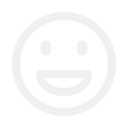

The Python source for this figure:
#!/usr/bin/env python3
import sys
import os
import shutil
import subprocess
import unicodedata
from pathlib import Path
from datetime import datetime

from PyQt6.QtWidgets import (
    QApplication, QWidget, QVBoxLayout, QHBoxLayout, QLineEdit, QPushButton,
    QListWidget, QListWidgetItem, QSystemTrayIcon, QMenu, QLabel, QSlider, QMessageBox
)
from PyQt6.QtCore import Qt, QSize, QThread, pyqtSignal, QTimer, QBuffer, QIODevice, QUrl, QSettings
from PyQt6.QtGui import (
    QIcon, QPixmap, QImage, QImageReader, QDesktopServices
)

# Dynamic Pictures Directory (Supports English and Turkish locales)
HOME = Path.home()
PICTURES_DIR = HOME / "Pictures"
if not PICTURES_DIR.exists() and (HOME / "Resimler").exists():
    PICTURES_DIR = HOME / "Resimler"

LOCAL_MEME_DIR = PICTURES_DIR / "memes"
OLD_MEME_DIR = HOME / "Memes"

if OLD_MEME_DIR.exists() and not LOCAL_MEME_DIR.exists():
    LOCAL_MEME_DIR.parent.mkdir(parents=True, exist_ok=True)
    shutil.move(str(OLD_MEME_DIR), str(LOCAL_MEME_DIR))

LOCAL_MEME_DIR.mkdir(parents=True, exist_ok=True)

SUPPORTED_EXTS = {".png", ".jpg", ".jpeg", ".gif", ".webp"}
ICON_PATH = Path(__file__).resolve().parent / "meme-picker.svg"

SVG_CONTENT = """<svg xmlns="http://www.w3.org/2000/svg" viewBox="0 0 128 128" width="128" height="128">
  <circle cx="64" cy="64" r="48" fill="none" stroke="#eff0f1" stroke-width="8" stroke-linecap="round"/>
  <ellipse cx="46" cy="48" rx="5.5" ry="7.5" fill="#eff0f1"/>
  <ellipse cx="82" cy="48" rx="5.5" ry="7.5" fill="#eff0f1"/>
  <path d="M 40 74 L 88 74 C 88 98 40 98 40 74 Z" fill="none" stroke="#eff0f1" stroke-width="8" stroke-linecap="round" stroke-linejoin="round"/>
</svg>"""

def get_app_icon() -> QIcon:
    if not ICON_PATH.exists():
        ICON_PATH.parent.mkdir(parents=True, exist_ok=True)
        ICON_PATH.write_text(SVG_CONTENT)
    return QIcon(str(ICON_PATH))

def normalize_text(text: str) -> str:
    tr_map = str.maketrans({
        "İ": "i", "I": "i", "ı": "i",
        "Ş": "s", "ş": "s",
        "Ğ": "g", "ğ": "g",
        "Ü": "u", "ü": "u",
        "Ö": "o", "ö": "o",
        "Ç": "c", "ç": "c"
    })
    cleaned = text.translate(tr_map).lower()
    # Normalize unicode accents
    return "".join(c for c in unicodedata.normalize("NFD", cleaned) if unicodedata.category(c) != "Mn")

def format_to_3_lines(text: str, chars_per_line: int = 18) -> str:
    words = text.strip().split()
    if not words:
        return ""

    lines = []
    cur_line = []
    cur_len = 0

    for w in words:
        w_len = len(w)
        add_len = w_len + (1 if cur_line else 0)

        if cur_len + add_len <= chars_per_line:
            cur_line.append(w)
            cur_len += add_len
        else:
            if cur_line:
                lines.append(" ".join(cur_line))
            else:
                lines.append(w[:chars_per_line])
                w = w[chars_per_line:]
            cur_line = [w] if w else []
            cur_len = len(w)

            if len(lines) == 3:
                break

    if cur_line and len(lines) < 3:
        lines.append(" ".join(cur_line))

    used_words = sum(len(l.split()) for l in lines)
    if used_words < len(words) or len(lines) > 3:
        lines = lines[:3]
        if lines:
            lines[-1] = lines[-1].rstrip(". ") + "..."

    return "\n".join(lines[:3])

class BiSyncWorker(QThread):
    sync_finished = pyqtSignal(bool, str)

    def run(self):
        if not shutil.which("rclone"):
            self.sync_finished.emit(False, "rclone missing")
            return

        try:
            cmd = [
                "rclone", "bisync",
                "icloud:memes", str(LOCAL_MEME_DIR),
                "--resilient",
                "--conflict-resolve", "newer",
                "--create-empty-src-dirs"
            ]
            proc = subprocess.run(cmd, capture_output=True, text=True)

            if proc.returncode != 0:
                cmd_resync = cmd + ["--resync"]
                proc = subprocess.run(cmd_resync, capture_output=True, text=True)

            if proc.returncode == 0:
                self.sync_finished.emit(True, "Synced")
            else:
                err_snippet = proc.stderr.strip().splitlines()[-1] if proc.stderr else "Sync Error"
                self.sync_finished.emit(False, err_snippet[:30])
        except Exception as e:
            self.sync_finished.emit(False, str(e)[:30])

class ProcessWatcher(QThread):
    watcher_done = pyqtSignal()

    def __init__(self, proc):
        super().__init__()
        self.proc = proc

    def run(self):
        self.proc.wait()
        self.watcher_done.emit()

class ThumbnailLoader(QThread):
    thumb_ready = pyqtSignal(str, QPixmap)

    def __init__(self, paths):
        super().__init__()
        self.paths = paths
        self.is_running = True

    def run(self):
        for path in self.paths:
            if not self.is_running:
                break
            reader = QImageReader(str(path))
            reader.setScaledSize(QSize(240, 210))
            img = reader.read()
            if not img.isNull():
                pix = QPixmap.fromImage(img)
                self.thumb_ready.emit(str(path), pix)

    def stop(self):
        self.is_running = False

class MemePicker(QWidget):
    def __init__(self):
        super().__init__()
        self.setWindowTitle("Meme Picker")
        self.settings = QSettings("MemePicker", "MemeFinder")

        self.item_map = {}
        self.thumb_worker = None
        self.sync_worker = None
        self.auth_watcher = None
        self.last_sync_time = ""
        self.last_sync_msg = "Syncing..."

        self.view_mode = self.settings.value("view_mode", "grid")

        app_icon = get_app_icon()
        self.setWindowIcon(app_icon)

        layout = QVBoxLayout(self)
        layout.setContentsMargins(14, 14, 14, 14)
        layout.setSpacing(10)

        # Top Bar
        top_layout = QHBoxLayout()
        top_layout.setSpacing(8)

        self.search_bar = QLineEdit()
        self.search_bar.setPlaceholderText("Search memes...")
        self.search_bar.setStyleSheet("""
            QLineEdit {
                padding: 8px 12px;
                border-radius: 8px;
                font-size: 14px;
                background: rgba(255, 255, 255, 0.08);
                border: 1px solid rgba(255, 255, 255, 0.05);
                color: #ffffff;
            }
            QLineEdit:focus { border: 1px solid #3daee9; }
        """)
        self.search_bar.textChanged.connect(self.filter_memes)
        top_layout.addWidget(self.search_bar, stretch=1)

        self.auth_btn = QPushButton()
        key_icon = QIcon.fromTheme("dialog-password")
        if not key_icon.isNull():
            self.auth_btn.setIcon(key_icon)
        else:
            self.auth_btn.setText("🔑")
        self.auth_btn.setToolTip("Reconnect iCloud Session (2FA Auth)")
        self.auth_btn.setCursor(Qt.CursorShape.PointingHandCursor)
        self.auth_btn.setStyleSheet("""
            QPushButton {
                padding: 8px 12px;
                border-radius: 8px;
                background: rgba(255, 255, 255, 0.08);
                border: none;
            }
            QPushButton:hover { background: rgba(255, 255, 255, 0.16); }
        """)
        self.auth_btn.clicked.connect(self.reconnect_session)
        top_layout.addWidget(self.auth_btn)

        self.folder_btn = QPushButton()
        folder_icon = QIcon.fromTheme("folder-open")
        if not folder_icon.isNull():
            self.folder_btn.setIcon(folder_icon)
        else:
            self.folder_btn.setText("📁")
        self.folder_btn.setToolTip("Open Local Folder")
        self.folder_btn.setCursor(Qt.CursorShape.PointingHandCursor)
        self.folder_btn.setStyleSheet("""
            QPushButton {
                padding: 8px 12px;
                border-radius: 8px;
                background: rgba(255, 255, 255, 0.08);
                border: none;
            }
            QPushButton:hover { background: rgba(255, 255, 255, 0.16); }
        """)
        self.folder_btn.clicked.connect(self.open_meme_folder)
        top_layout.addWidget(self.folder_btn)

        self.refresh_btn = QPushButton()
        refresh_icon = QIcon.fromTheme("view-refresh")
        if not refresh_icon.isNull():
            self.refresh_btn.setIcon(refresh_icon)
        else:
            self.refresh_btn.setText("🔄")
        self.refresh_btn.setToolTip("Sync Cloud")
        self.refresh_btn.setCursor(Qt.CursorShape.PointingHandCursor)
        self.refresh_btn.setStyleSheet("""
            QPushButton {
                padding: 8px 12px;
                border-radius: 8px;
                background: rgba(255, 255, 255, 0.08);
                border: none;
            }
            QPushButton:hover { background: rgba(255, 255, 255, 0.16); }
        """)
        self.refresh_btn.clicked.connect(self.start_sync)
        top_layout.addWidget(self.refresh_btn)

        layout.addLayout(top_layout)

        # List / Grid Area
        self.list_widget = QListWidget()
        self.list_widget.setResizeMode(QListWidget.ResizeMode.Adjust)
        self.list_widget.setMovement(QListWidget.Movement.Static)
        self.list_widget.setVerticalScrollMode(QListWidget.ScrollMode.ScrollPerPixel)
        self.list_widget.verticalScrollBar().setSingleStep(25)
        self.list_widget.setHorizontalScrollBarPolicy(Qt.ScrollBarPolicy.ScrollBarAlwaysOff)

        self.list_widget.setStyleSheet("""
            QListWidget {
                border: none;
                background: transparent;
            }
            QCornerWidget {
                background: transparent;
            }
            QListWidget::item {
                background: rgba(255, 255, 255, 0.04);
                border-radius: 10px;
                padding: 6px;
                margin: 4px;
                border: 1px solid rgba(255, 255, 255, 0.03);
                color: #eff0f1;
            }
            QListWidget::item:hover {
                background: rgba(255, 255, 255, 0.09);
                border: 1px solid rgba(255, 255, 255, 0.12);
                color: #ffffff;
            }
            QListWidget::item:selected {
                background: rgba(61, 174, 233, 0.22);
                border: 1px solid #3daee9;
                color: #ffffff;
            }
        """)
        self.list_widget.itemDoubleClicked.connect(self.copy_and_hide)
        self.list_widget.setContextMenuPolicy(Qt.ContextMenuPolicy.CustomContextMenu)
        self.list_widget.customContextMenuRequested.connect(self.show_context_menu)
        layout.addWidget(self.list_widget)

        # Bottom Bar (Status + View Toggle + Zoom Slider)
        bottom_layout = QHBoxLayout()
        bottom_layout.setContentsMargins(2, 0, 2, 0)
        bottom_layout.setSpacing(6)

        self.status_label = QLabel()
        self.status_label.setStyleSheet("color: #8a8a8a; font-size: 11px;")
        bottom_layout.addWidget(self.status_label, stretch=1)

        self.view_btn = QPushButton()
        self.view_btn.setFixedSize(26, 22)
        self.view_btn.setCursor(Qt.CursorShape.PointingHandCursor)
        self.view_btn.setStyleSheet("""
            QPushButton {
                background: rgba(255, 255, 255, 0.08);
                border: none;
                border-radius: 4px;
                color: #eff0f1;
                font-size: 13px;
            }
            QPushButton:hover { background: rgba(255, 255, 255, 0.16); }
        """)
        self.view_btn.clicked.connect(self.toggle_view_mode)
        bottom_layout.addWidget(self.view_btn)

        self.zoom_out_btn = QPushButton("−")
        self.zoom_out_btn.setFixedSize(22, 22)
        self.zoom_out_btn.setCursor(Qt.CursorShape.PointingHandCursor)
        self.zoom_out_btn.setStyleSheet("""
            QPushButton {
                background: rgba(255, 255, 255, 0.08);
                border: none;
                border-radius: 4px;
                color: #eff0f1;
                font-weight: bold;
            }
            QPushButton:hover { background: rgba(255, 255, 255, 0.16); }
        """)
        self.zoom_out_btn.clicked.connect(lambda: self.zoom_slider.setValue(self.zoom_slider.value() - 15))
        bottom_layout.addWidget(self.zoom_out_btn)

        self.zoom_slider = QSlider(Qt.Orientation.Horizontal)
        self.zoom_slider.setRange(90, 210)
        self.zoom_slider.setFixedWidth(85)
        self.zoom_slider.setCursor(Qt.CursorShape.PointingHandCursor)
        self.zoom_slider.valueChanged.connect(self.on_zoom_changed)
        bottom_layout.addWidget(self.zoom_slider)

        self.zoom_in_btn = QPushButton("+")
        self.zoom_in_btn.setFixedSize(22, 22)
        self.zoom_in_btn.setCursor(Qt.CursorShape.PointingHandCursor)
        self.zoom_in_btn.setStyleSheet("""
            QPushButton {
                background: rgba(255, 255, 255, 0.08);
                border: none;
                border-radius: 4px;
                color: #eff0f1;
                font-weight: bold;
            }
            QPushButton:hover { background: rgba(255, 255, 255, 0.16); }
        """)
        self.zoom_in_btn.clicked.connect(lambda: self.zoom_slider.setValue(self.zoom_slider.value() + 15))
        bottom_layout.addWidget(self.zoom_in_btn)

        layout.addLayout(bottom_layout)

        # System Tray
        self.tray = QSystemTrayIcon(self)
        self.tray.setIcon(app_icon)
        self.tray.setToolTip("Meme Picker")

        menu = QMenu()
        sync_action = menu.addAction("🔄 Sync Now")
        sync_action.triggered.connect(self.start_sync)
        auth_action = menu.addAction("🔑 Reconnect Session")
        auth_action.triggered.connect(self.reconnect_session)
        open_action = menu.addAction("📁 Open Folder")
        open_action.triggered.connect(self.open_meme_folder)
        exit_action = menu.addAction("❌ Quit")
        exit_action.triggered.connect(QApplication.instance().quit)
        self.tray.setContextMenu(menu)
        self.tray.activated.connect(self.on_tray_click)
        self.tray.show()

        saved_zoom = self.settings.value("zoom", 130, type=int)
        self.zoom_slider.setValue(saved_zoom)

        saved_geo = self.settings.value("geometry")
        if saved_geo:
            self.restoreGeometry(saved_geo)
        else:
            self.resize(930, 680)

        self.load_memes()
        self.apply_view_mode()
        self.start_sync()

    def reconnect_session(self):
        reply = QMessageBox.question(
            self,
            "Reconnect Session",
            "Are you sure you want to refresh your iCloud session?\n\nA new 2FA authentication code will be sent to your device.",
            QMessageBox.StandardButton.Yes | QMessageBox.StandardButton.No,
            QMessageBox.StandardButton.No
        )
        if reply != QMessageBox.StandardButton.Yes:
            return

        term = None
        for t in ["konsole", "kitty", "alacritty", "foot", "xterm"]:
            if shutil.which(t):
                term = t
                break

        if not term:
            self.status_label.setText("Error: Terminal emulator not found.")
            return

        script_cmd = (
            "echo '===========================================';"
            "echo '       iCloud Session Reconnect (2FA)      ';"
            "echo '===========================================\\n';"
            "echo 'Please enter the 6-digit code sent to your device.\\n';"
            "rclone config reconnect icloud:;"
            "echo '\\n-------------------------------------------';"
            "echo 'Finished! Press Enter to close this window...';"
            "read -r"
        )

        if term == "konsole":
            proc = subprocess.Popen([term, "--title", "iCloud Session Reconnect", "-e", "sh", "-c", script_cmd])
        else:
            proc = subprocess.Popen([term, "-e", "sh", "-c", script_cmd])

        self.auth_watcher = ProcessWatcher(proc)
        self.auth_watcher.watcher_done.connect(self.on_auth_done)
        self.auth_watcher.start()

    def on_auth_done(self):
        self.status_label.setText("Session refreshed, syncing...")
        self.start_sync()

    def toggle_view_mode(self):
        self.view_mode = "list" if self.view_mode == "grid" else "grid"
        self.settings.setValue("view_mode", self.view_mode)
        self.apply_view_mode()

    def apply_view_mode(self):
        if self.view_mode == "grid":
            self.list_widget.setViewMode(QListWidget.ViewMode.IconMode)
            self.list_widget.setWordWrap(True)
            self.view_btn.setText("☰")
            self.view_btn.setToolTip("Switch to List View")

            for i in range(self.list_widget.count()):
                item = self.list_widget.item(i)
                raw_name = item.toolTip()
                item.setText(format_to_3_lines(raw_name, chars_per_line=18))
                item.setTextAlignment(Qt.AlignmentFlag.AlignHCenter | Qt.AlignmentFlag.AlignTop)

            self.zoom_slider.setEnabled(True)
            self.zoom_in_btn.setEnabled(True)
            self.zoom_out_btn.setEnabled(True)
            self.adjust_grid()
        else:
            self.list_widget.setViewMode(QListWidget.ViewMode.ListMode)
            self.list_widget.setGridSize(QSize())
            self.list_widget.setIconSize(QSize(48, 48))
            self.list_widget.setWordWrap(False)
            self.view_btn.setText("⊞")
            self.view_btn.setToolTip("Switch to Grid View")

            for i in range(self.list_widget.count()):
                item = self.list_widget.item(i)
                item.setText(item.toolTip())
                item.setTextAlignment(Qt.AlignmentFlag.AlignLeft | Qt.AlignmentFlag.AlignVCenter)

            self.zoom_slider.setEnabled(False)
            self.zoom_in_btn.setEnabled(False)
            self.zoom_out_btn.setEnabled(False)

    def update_status_text(self):
        count = self.list_widget.count()
        if self.last_sync_time:
            text = f"{count} memes • {self.last_sync_msg} ({self.last_sync_time})"
        else:
            text = f"{count} memes • {self.last_sync_msg}"
        self.status_label.setText(text)

    def resizeEvent(self, event):
        super().resizeEvent(event)
        if self.view_mode == "grid":
            self.adjust_grid()
        self.settings.setValue("geometry", self.saveGeometry())

    def on_zoom_changed(self, val):
        self.settings.setValue("zoom", val)
        if self.view_mode == "grid":
            self.adjust_grid()

    def adjust_grid(self):
        if self.view_mode != "grid":
            return

        viewport_w = self.list_widget.viewport().width()
        if viewport_w < 100:
            return

        zoom = self.zoom_slider.value()
        base_w = zoom + 36

        cols = max(1, viewport_w // base_w)
        cell_w = (viewport_w - 4) // cols
        cell_h = int(zoom * 0.88) + 78

        self.list_widget.setIconSize(QSize(zoom, int(zoom * 0.88)))
        self.list_widget.setGridSize(QSize(cell_w, cell_h))

    def keyPressEvent(self, event):
        if event.key() in (Qt.Key.Key_Return, Qt.Key.Key_Enter):
            item = self.list_widget.currentItem()
            if item:
                self.copy_and_hide(item)
                return
        super().keyPressEvent(event)

    def show_context_menu(self, pos):
        item = self.list_widget.itemAt(pos)
        if not item:
            return

        file_path = Path(item.data(Qt.ItemDataRole.UserRole))
        menu = QMenu(self)

        copy_act = menu.addAction("Copy Image")
        copy_act.triggered.connect(lambda: self.copy_and_hide(item))

        view_act = menu.addAction("View Image")
        view_act.triggered.connect(lambda: QDesktopServices.openUrl(QUrl.fromLocalFile(str(file_path))))

        folder_act = menu.addAction("Show in File Manager")
        folder_act.triggered.connect(lambda: self.show_in_dolphin(file_path))

        menu.exec(self.list_widget.viewport().mapToGlobal(pos))

    def show_in_dolphin(self, file_path):
        if shutil.which("dolphin"):
            subprocess.Popen(["dolphin", "--select", str(file_path)])
        else:
            QDesktopServices.openUrl(QUrl.fromLocalFile(str(file_path.parent)))

    def open_meme_folder(self):
        LOCAL_MEME_DIR.mkdir(parents=True, exist_ok=True)
        QDesktopServices.openUrl(QUrl.fromLocalFile(str(LOCAL_MEME_DIR)))

    def start_sync(self):
        if self.sync_worker and self.sync_worker.isRunning():
            return
        self.last_sync_msg = "Syncing..."
        self.update_status_text()
        self.refresh_btn.setEnabled(False)
        self.sync_worker = BiSyncWorker()
        self.sync_worker.sync_finished.connect(self.on_sync_finished)
        self.sync_worker.start()

    def on_sync_finished(self, success, msg):
        self.refresh_btn.setEnabled(True)
        self.last_sync_time = datetime.now().strftime("%d.%m.%Y %H:%M")
        self.last_sync_msg = msg
        self.load_memes()
        self.apply_view_mode()
        self.update_status_text()

    def load_memes(self):
        if self.thumb_worker and self.thumb_worker.isRunning():
            self.thumb_worker.stop()
            self.thumb_worker.wait()

        self.list_widget.clear()
        self.item_map.clear()

        LOCAL_MEME_DIR.mkdir(parents=True, exist_ok=True)

        files = [p for p in LOCAL_MEME_DIR.iterdir() if p.suffix.lower() in SUPPORTED_EXTS]
        default_icon = get_app_icon()

        for p in files:
            raw_name = p.stem.replace("-", " ").replace("_", " ")
            if self.view_mode == "grid":
                display_name = format_to_3_lines(raw_name, chars_per_line=18)
                align = Qt.AlignmentFlag.AlignHCenter | Qt.AlignmentFlag.AlignTop
            else:
                display_name = raw_name
                align = Qt.AlignmentFlag.AlignLeft | Qt.AlignmentFlag.AlignVCenter

            item = QListWidgetItem(default_icon, display_name)
            item.setData(Qt.ItemDataRole.UserRole, str(p))
            item.setToolTip(raw_name)
            item.setTextAlignment(align)
            self.list_widget.addItem(item)
            self.item_map[str(p)] = item

        self.update_status_text()

        self.thumb_worker = ThumbnailLoader(files)
        self.thumb_worker.thumb_ready.connect(self.update_thumbnail)
        self.thumb_worker.start()

    def update_thumbnail(self, path, pixmap):
        if path in self.item_map:
            self.item_map[path].setIcon(QIcon(pixmap))

    def filter_memes(self, text):
        raw_words = text.strip().split()
        if not raw_words:
            for i in range(self.list_widget.count()):
                self.list_widget.item(i).setHidden(False)
            return

        search_words = [normalize_text(w) for w in raw_words]

        for i in range(self.list_widget.count()):
            item = self.list_widget.item(i)
            normalized_name = normalize_text(item.toolTip())
            match = all(w in normalized_name for w in search_words)
            item.setHidden(not match)

    def copy_and_hide(self, item):
        file_path = Path(item.data(Qt.ItemDataRole.UserRole))
        path_str = str(file_path)

        img = QImage(path_str)
        if not img.isNull():
            buffer = QBuffer()
            buffer.open(QIODevice.OpenModeFlag.WriteOnly)
            img.save(buffer, "PNG")
            png_bytes = bytes(buffer.data())

            if shutil.which("wl-copy"):
                try:
                    proc = subprocess.Popen(["wl-copy", "--type", "image/png"], stdin=subprocess.PIPE)
                    proc.communicate(input=png_bytes)
                except Exception as e:
                    print("wl-copy error:", e)

            clipboard = QApplication.clipboard()
            clipboard.setImage(img)

        QTimer.singleShot(350, self.hide)

    def on_tray_click(self, reason):
        if reason == QSystemTrayIcon.ActivationReason.Trigger:
            if self.isVisible():
                self.hide()
            else:
                self.search_bar.clear()
                self.list_widget.clearSelection()
                self.list_widget.scrollToTop()
                self.update_status_text()
                self.show()
                self.raise_()
                self.activateWindow()
                self.search_bar.setFocus()
                if self.view_mode == "grid":
                    QTimer.singleShot(20, self.adjust_grid)

def main():
    app = QApplication(sys.argv)
    app.setApplicationName("Meme Picker")
    app.setApplicationDisplayName("Meme Picker")
    app.setDesktopFileName("meme-picker")
    app.setQuitOnLastWindowClosed(False)

    picker = MemePicker()
    sys.exit(app.exec())

if __name__ == "__main__":
    main()
